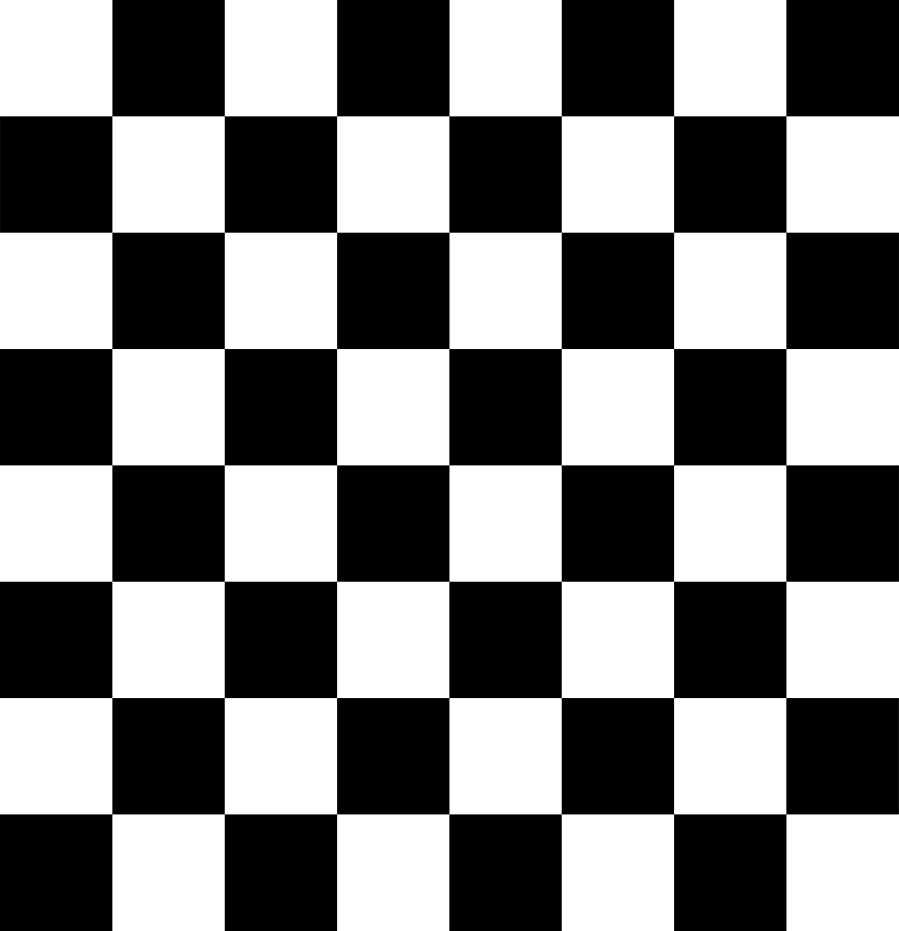
#> input picture data/chessboard.png, 3595 x 3723 px (shown at 1/4 size); the run also reads 2 pictures not shown here
$ jupyter execute 01_features_and_template_matching.ipynb
#> lines starting #> are read from the running program, lines starting #| are printed output that depends on the picture
# Exercise 1: Feature Detection, Feature Descriptors and Feature Matching

In this exercise you will:
- Learn what features are and why they are important.
- Understand the concepts behind Harris Corner Detection.
- Use the OpenCV function [cv.cornerHarris()](https://docs.opencv.org/4.5.1/dd/d1a/group__imgproc__feature.html#gac1fc3598018010880e370e2f709b4345).
- Learn about the concepts of the SIFT algorithm
- Learn to find SIFT Keypoints and Descriptors.
- Learn how to match SIFT features in one image with another.

As a first step, let's import the python modules we need.

[cell 1]
import cv2 as cv
import numpy as np
import matplotlib.pyplot as plt

## Features

https://docs.opencv.org/4.5.1/df/d54/tutorial_py_features_meaning.html
https://opencv-python-tutroals.readthedocs.io/en/latest/py_tutorials/py_feature2d/py_features_meaning/py_features_meaning.html#features-meaning

A feature is a pattern in an image that is unique, easily tracked and easily compared (detectable, localizable and describable). We need good features that can be compared across several images.

Even though humans easily can find such features in images, it's hard to describe how the human brain does it. But if we examine pictures, in general, and search for different patterns, we will find something interesting. For example, consider the image below:

At the top of the image, six small image patches are given.
- A and B are flat surfaces, and they are spread over a lot of area in the image. It's difficult to find the exact location of these patches.
- C and D are much simpler. They are edges of the building. You can find an approximate location, but the exact location is still difficult. This is because the pattern is the same everywhere along the edge. An edge is a better feature compared to flat area, but not good enough.
- Finally, E and F are corners of the building. They can be easily located, since, wherever you move this patch, it will look different. Corners are therefore considered good features.

Let's look at a much simpler image below.

Just like above, the blue patch is a flat area and difficult to find and track. Wherever you move the blue patch, it looks the same. The black patch has an edge. If you move it in the vertical direction (i.e. along the gradient) it changes. But, moved along the edge (parallel to edge), it looks the same. The red patch is a corner. Wherever you move the patch, it looks different, i.e. it's unique.

How do we find these features? Well, we look for regions in an image that have maximum variation when shifted (by a small amount) in all directions around it, especially for corners.

Once features have been found in one image, we should be able to find a similar feature in another image. We accomplish this by describing our features, e.g. we take a region around the feature, explain it in our own words, like "the upper part is blue sky, the lower part is from a building, on that building there is glass, etc". Then we search for areas with the same description in other images. Basically, we are describing the feature. Similarly, a computer should be able to  describe the region around the feature, so called Feature Description (or Feature Descriptors), so that it can find it in other images, so called Feature Matching.

## Harris Corner Detection

https://docs.opencv.org/4.5.1/dc/d0d/tutorial_py_features_harris.html
https://opencv-python-tutroals.readthedocs.io/en/latest/py_tutorials/py_feature2d/py_features_harris/py_features_harris.html

As described above, corners are regions in the image with large variation in intensity in all the directions. One early attempt to find these corners was done by Chris Harris & Mike Stephens in their paper *A Combined Corner and Edge Detector* in 1988. The Harris corner detection algorithm basically finds the difference in intensity between a pixel and a displacement of (u,v) in all directions. This can be expressed as below:

$$
E(u,v) = \sum_{x, y} \quad \underbrace{ w(x,y) }_\text{window function} \quad [ \underbrace{ I(x+u, y+v) }_\text{shifted intensity} - \underbrace{ I(x,y) }_\text{intensity} ]^2
$$

The window function $w(x,y)$ is either a rectangular window or a Gaussian window which gives weights to pixels underneath.

We have to maximize this function E(u,v) for corner detection. That means we have to maximize the second term. Applying Taylor Expansion to the above equation and expressing the equation in vector form, we get the final equation as:

$$
E(u,v) =
\begin{bmatrix} u & v \end{bmatrix}
M
\begin{bmatrix} u \\ v \end{bmatrix}
$$

where

$$
M = \sum_{x, y} w(x,y)
\begin{bmatrix}
I_x I_x & I_x I_y \\
I_x I_y & I_y I_y
\end{bmatrix}
$$

Here, $I_x$ and $I_y$ are image derivatives in the x and y directions respectively. These can easily be found using [cv.Sobel()](https://docs.opencv.org/4.5.1/d4/d86/group__imgproc__filter.html#gacea54f142e81b6758cb6f375ce782c8d).

From this, the Harris response, a score that determines if a window contains an interesting feature or not, is defined as:

$$
R (x,y) =  det (M) - k  \left( tr (M) \right)^2
$$

where

- $ det(M) = \lambda_1 \lambda_2 $
- $ trace(M) = \lambda_1 + \lambda_2 $
- $\lambda_1$ and $\lambda_2$ are the eigenvalues of M.

The magnitudes of the eigenvalues decide whether a region is a corner, an edge, or flat.

- When $|R|$ is small, which happens when $\lambda_1$ and $\lambda_2$ are small, the region is flat.
- When $R<0$, which happens when $\lambda_1 >> \lambda_2$ or $\lambda_2 >> \lambda_1$, the region is an edge.
- When $R$ is large, which happens when $\lambda_1$ and $\lambda_2$ are large and $\lambda_1 \~ \lambda_1$, the region is a corner.

Thia can be illustrated in the picture below:

The result of the Harris Corner Detection algorithm is a grayscale image with these scores. Thresholding for a suitable score gives you the corners in the image.

## Harris Corner Detector in OpenCV

OpenCV has the function [cv.cornerHarris()](https://docs.opencv.org/4.5.1/dd/d1a/group__imgproc__feature.html#gac1fc3598018010880e370e2f709b4345) for this purpose.

`cornerHarris(src, blockSize, ksize, k[, dst[, borderType]]) -> dst`
- `src` is a single-channel 8-bit of floating-point image.
- `blockSize` is the Neighborhood size.
- `ksize` is the Aperture parameter (kernel size) for the Sobel operator.
- `k` is the Harris detector free parameter.
- `borderType` is the Pixel extrapolation method, e.g. `cv.BORDER_REFLECT`

The function returns the image with the Harris Detector response scores in `dst`.

$$
\texttt{dst} (x,y) =  \mathrm{det} (M) - k  \cdot \left( \mathrm{tr} (M) \right)^2
$$

Let's try this out on an image with plenty of corners.

[cell 2]
# Load an image and convert it to grayscale, float32
img = cv.imread('../data/chessboard.png')
#> img is the input picture: shape (3723, 3595, 3); min 0, max 255, mean 127.5
gray = cv.cvtColor(img,cv.COLOR_BGR2GRAY)
gray = np.float32(gray)

# Run the Harris Corner algorithm to get an array of lambda_min
blockSize = 2  # neighbourhood
kernelSize = 3 # sobel kernel
k = 0.04       # Harris Detector free parameter
dst = cv.cornerHarris(gray, blockSize, kernelSize, k)
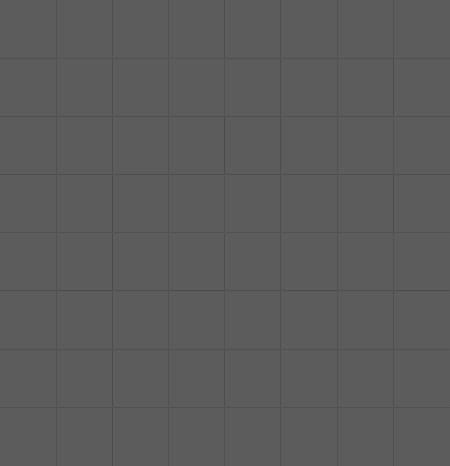
#> dst: shape (3723, 3595) float32 (shown at 1/8 size); min -169130016, max 297639200, mean -645963.2; drawn with min black and max white

# Result is dilated (pixels made "bigger")
# for marking the corners (not important for corner detection)
dst = cv.dilate(dst, None)

# Threshold for an optimal value (lambda_min) > threshold
# (it may vary depending on the image).
threshold = 0.01 * dst.max()
#> threshold = 2976392
img[dst > threshold] = [0,0,255] # color detected corner pixels red

# Draw a red circle around each corner (easier to see).
i,j = np.where(dst > threshold)
#> i = 1551 values from 463 to 3260; j = 1551 values, max 3148 at index 38, min 447 at index 0, mean 1791.9
for k in range(len(i)):
    # image, center, radius, color, thickness
    cv.circle(img, (j[k], i[k]), 30, (0,0,255), -1)

# Plot the original image with detected corners in red
plt.figure(figsize=(6,6))
plt.imshow(img[:,:,::-1]), plt.xticks([]), plt.yticks([]);
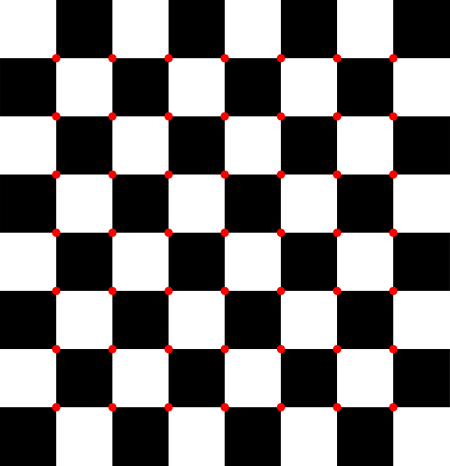
#> shown: shape (3723, 3595, 3) (shown at 1/8 size); mean R, G, B 129.1, 125.9, 125.9

## Introduction to SIFT (Scale-Invariant Feature Transform)

https://docs.opencv.org/4.5.1/da/df5/tutorial_py_sift_intro.html
https://opencv-python-tutroals.readthedocs.io/en/latest/py_tutorials/py_feature2d/py_sift_intro/py_sift_intro.html

The Harris Corner Detection algorithm is *rotation-invariant*, i.e. even if the image is rotated, we can still find the same corners. This is obvious, since corners also remain corners in any rotated version of the image. But what about scaling? A corner may not be a corner if the image is scaled. For example, consider the figure below. To the left, the original image contains a corner, detected within a small, square window. To the right, the image has been scaled. In this scaled version of the image, the same small, square detection window does not detect any corner. So, the Harris Corner Detection algorithm is not scale invariant.

In 2004, David Lowe released the algorithm *Scale-Invariant Feature Transform (SIFT)* in his paper [Distinctive Image Features from Scale-Invariant Keypoints](https://link-springer-com.proxy.library.ju.se/article/10.1023/B:VISI.0000029664.99615.94) (where a *keypoint* is simply a feature in an image). This paper is easy to understand and considered the best material available on SIFT.

There are four main steps involved in the SIFT algorithm.

**1. Scale-space Extrema Detection**

From the image above, it is obvious that we can't use the same window to detect keypoints with different scales. It works OK with the original small corner, but to detect larger corners we need larger windows. For this, scale-space filtering is used. This is accomplished by computing the *Laplacian of Gaussian (LoG)* for the image with various $\sigma$ values. The *LoG* acts as a *blob detector*, which detects *blobs* in various sizes, depending on the $\sigma$ value used. In short, $\sigma$ acts as a scaling parameter. In the example above, a gaussian kernel with a low $\sigma$ would give a high value for a small corner, while a gaussian kernel with a high $\sigma$ works better for larger corners. So, we can find local maxima across scale and space, giving us a list of tuples $(x, y, \sigma)$, where each tuple means there is a potential *keypoint* at the coordinate $(x, y)$ using scale $\sigma$.

The *LoG* is a little costly to compute, so the SIFT algorithm uses a *Difference of Gaussians (DoG)* to approximate the *LoG*. The *DoG* is computed as the difference between the Gaussian blurring of an image with two different $\sigma$ values, e.g. $\sigma$ and $k \sigma$. The process is done for different *octaves* of the image's *Gaussian Pyramid*. This is represented in the left figure below.

Once we have the *DoGs*, local extrema are found over scale and space, i.e. each pixel is compared with its 8 neighbours, at the same scale, as well as its 9 neighbouring pixels at the next higher scale, and its 9 neighbouring pixels at the next lower scale. If the current pixel is a local extrema, it is a potential keypoint, which basically means that the keypoint is best represented at that perticular scale. This is shown in the right figure below.

In the original SIFT paper, the following parameter settings were used:
- number of octaves = 4
- number of scale levels (within an octave) = 5
- initial $\sigma = 1.6$
- $k = \sqrt{2}$

**2. Keypoint Localization**

Once potential keypoints locations are found, they are refined to get more accurate results. A Taylor series expansion, in scale space, is done to get a more accurate location of extrema, and if the intensity at this extrema is less than a threshold value (0.03 in the original paper), it is rejected. This threshold is called the **contrast threshold**, since it essentially ensures that an extrema has high enough contrast.

The *DoG* has a higher response for edges, so edges also need to be removed. For this, a concept similar to the Harris corner detector is used. A 2x2 Hessian matrix (H) is used to compute the principal curvature in the image, and from the Harris corner detector, we know that for edges, one eigenvalue is larger than the other. Therefore, if the ratio between the two eigenvalues is greater than a threshold (10 in the original paper), called the **edge threshold**, that keypoint is discarded.

So, the two thresholds are used to eliminate any low-contrast keypoints and edge keypoints. What remains after this filtering, is strong, interesting points.

**3. Orientation Assignment**

Now an orientation is assigned to each keypoint to achieve invariance to image rotation. A neighbourhood is considered around the keypoint location, depending on the scale. Then the gradient magnitude and direction is calculated using that neighbourhood. An *orientation histogram* with 36 bins covering 360 degrees is created (weighted by gradient magnitude, and a gaussian-weighted circular window with a $\sigma$ equal to 1.5 times the scale of the keypoint). The highest peak in the histogram is identified, and any peak above 80% of this highest peak is also considered when calculating the orientation. This process creates keypoints with the same location and scale, but with different directions (orientations). It contributes to the stability of keypoint matching.

**4. Keypoint Descriptor**

When the keypoints have been localized and oriented, a *keypoint descriptor* is created. A 16x16 neighbourhood around the keypoint is considered, and divided into 16 sub-blocks of size 4x4. For each sub-block, an 8-bin orientation histogram is created. Therefore, a total of 4x4x8 = 128 bin values are available. These 128 bin values are represented as a 128-dimensional vector, which is used as the **keypoint descriptor**. In addition to this, several measures are taken to achieve robustness against illumination changes, rotation, etc.

**5. Keypoint Matching**

Keypoints between two images are matched by identifying their nearest neighbours. But, in some cases, the second closest-match may be very near to the closest-match, due to noise or some other reasons. Therefore, the ratio of the closest-distance to second-closest distance is computed. If this ratio is greater than 0.8, the keypoint match is rejected. This eliminates around 90% of false matches while discarding only 5% of correct matches (according to the original paper).

## SIFT in OpenCV

OpenCV uses a SIFT class to detect keypoints and to compute descriptors for the keypoints. Therefore, we first need to create a SIFT object. We can pass different parameters to it, which are all optional (and well explained in the docs).

`sift = cv.SIFT_create()`

Once we have the SIFT object `sift`, we can detect keypoints using the SIFT object's `detect()` method. The method's first argument is the grayscale image, and the second argument is `None`. You can also pass in a mask if you only want to detect keypoints in part of the image. The method returns a list of `cv.KeyPoint` objects `kp`. Each keypoint object has many attributes and methods e.g. for obtaining its (x,y) coordinates, size of the neighbourhood, orientation angle, the strength of the keypoint, etc.

`kp = sift.detect(img, None)`

When we have the keypoint list `kp`, we can compute the keypoint descriptors with the SIFT object's `compute()` method. The method's first argument is the grayscale image, and the second argument is the keypoint list `kp`. The method returns two values; the keypoint list `kp` (same as the second input argument), and a keypoint descriptor array `des` with shape `  (number of keypoints, 128)`.

`kp, des = sift.compute(img, kp)`

The SIFT object also has a method `detectAndCompute()` that both detects keypoints and computes their descriptors. So the `detectAndCompute()` method is equivalent to first calling `detect()`, followed by `compute()`. The `detectAndCompute()` method's first argument is the grayscale image, and the second argument is `None`. The method returns two values; the keypoint list `kp`, and the keypoint descriptor array `des`.

`kp, des = sift.detectAndCompute(img, None)`

OpenCV also provides the method `cv.drawKeypoints()` for drawing the detected keypoints, as circles, on the original image (grayscale or color). The method's first argument `img` is the image (grayscale or color) to draw the keypoints on, the second argument `kp` is the keypoint list, and the third argument is `None`. The method optionally accepts a fourth argument `flags`. If this argument has the value `cv.DRAW_MATCHES_FLAGS_DRAW_RICH_KEYPOINTS`, the method will draw a circle with the size representing each keypoint's strength, and it will also show each keypoint's orientation with a line radiating out from the circle's center. The method returns an image `img_kp` with the keypoints draw on it.

`img_kp = cv.drawKeypoints(img, kp, None)`

or

`img_kp = cv.drawKeypoints(img, kp, None, flags = cv.DRAW_MATCHES_FLAGS_DRAW_RICH_KEYPOINTS)`

Let's look at how we can use these OpenCV functions.

[cell 3]
# Read in an image and convert it to grayscale
img = cv.imread('../data/home.jpg')
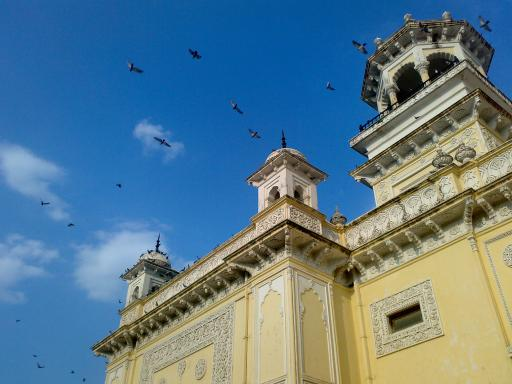
#> input picture data/home.jpg, 512 x 384 px
#> img is the input picture: shape (384, 512, 3); mean B, G, R 141.2, 123.9, 91.6
gray = cv.cvtColor(img, cv.COLOR_BGR2GRAY)
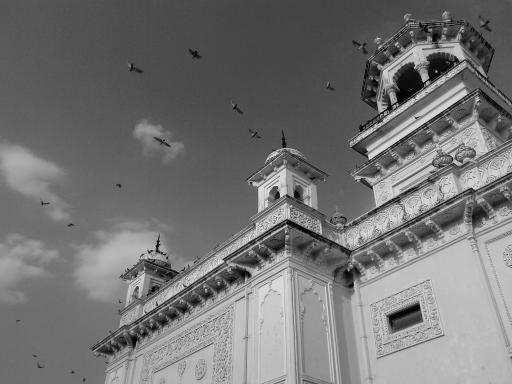
#> gray: shape (384, 512); min 0, max 252, mean 116.2

# Create a SIFT object
sift = cv.SIFT_create()

# Find keypoints in the 'gray' image
kp = sift.detect(gray, None)
#> kp = 885 keypoints; strongest (x, y, size): (404, 317, 19.1), (408, 83, 17.5), (158, 241, 1.8), (157, 246, 2.4)

# Draw the keypoints on the image as circles.
# If we supply the flag 'cv.DRAW_MATCHES_FLAGS_DRAW_RICH_KEYPOINTS'
# the circle will refect the size of the keypoint,
# and a line will show the orientation of the keypoint.
img2 = cv.drawKeypoints(img.copy(), kp, None)
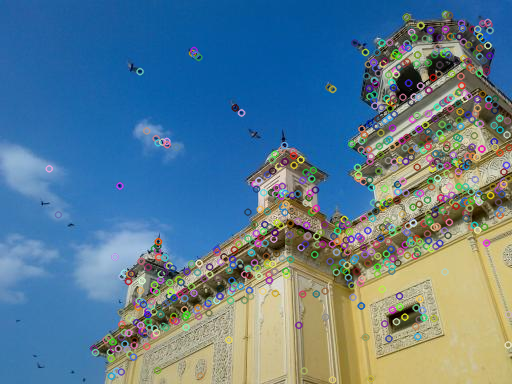
#> img2: shape (384, 512, 3); mean B, G, R 143.6, 124.7, 92.2
img3 = cv.drawKeypoints(img.copy(), kp, None, flags = cv.DRAW_MATCHES_FLAGS_DRAW_RICH_KEYPOINTS)

# Plot the image together with its keypoints
plt.figure(figsize=(18,18))
plt.subplot(121), plt.imshow(img2[:,:,::-1]), plt.title('SIFT Keypoints'), plt.xticks([]), plt.yticks([])
plt.subplot(122), plt.imshow(img3[:,:,::-1]), plt.title('SIFT Keypoints with Size and Orientation'), plt.xticks([]), plt.yticks([]);
#> (the rest of the program and of its run is left out)
